Frame 1 (no input): blank canvas, image omitted
Frame 60 (no input): blank canvas, image omitted
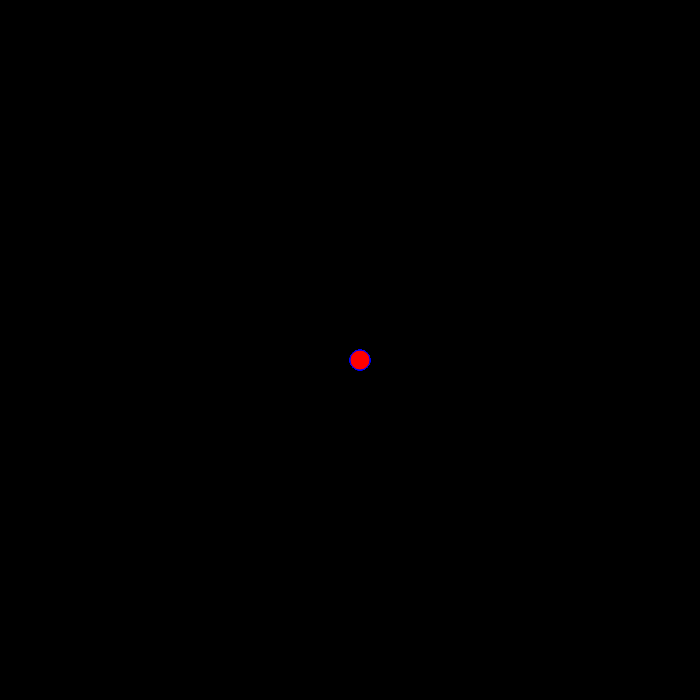
Frame 120 (the mouse pressed at the canvas centre since frame 60)

The p5.js sketch whose frames 1 and 60 were blank and that drew this single picture after the mouse press (run headless with seeded random() and noise() and a simulated clock; from frame 60 on, the mouse is pressed at the canvas centre):

// p5.js sketch
// ── sketch.js
function setup() {

    createCanvas(700, 700);
  
    background("black");
  
  }
  
  function draw() {
  
  stroke("blue");
           
  fill("red");
    
  if(mouseIsPressed){
  
  rect(mouseX, mouseY, 20, 20, 20);
    
  }
  }
  
